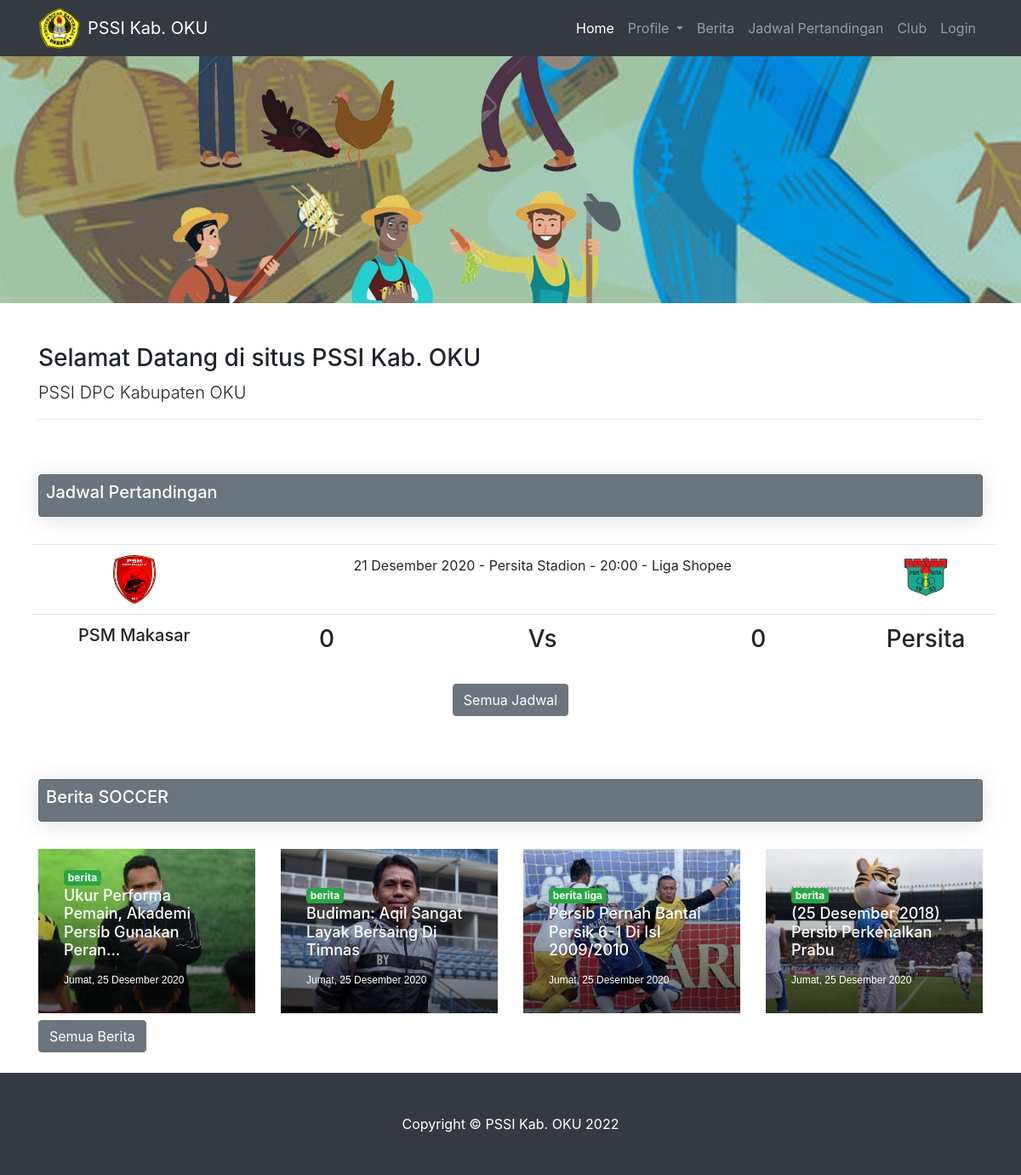
The page / on the database its author committed.
### tables this page shows
CREATE TABLE `pengaturan` (
  `id_pengaturan` tinyint(1) NOT NULL COMMENT 'id',
  `nama_situs` varchar(75) NOT NULL COMMENT 'nama situs',
  `nama_aplikasi` varchar(75) NOT NULL COMMENT 'nama aplikasi',
  `nama_pengelola` varchar(75) NOT NULL COMMENT 'nama admin situs',
  `deskripsi_situs` text NOT NULL,
  `alamat_situs` text NOT NULL COMMENT 'alamat rumah situs',
  `status_situs` enum('Open','Maintenance') NOT NULL COMMENT 'buka tutup situs',
  `logo` varchar(25) NOT NULL COMMENT 'logo situs/aplikasi',
  `favicon` varchar(25) NOT NULL COMMENT 'icon situs'
);

CREATE TABLE `menu` (
  `id_menu` int(5) NOT NULL COMMENT 'id menu',
  `nama_menu` varchar(30) NOT NULL COMMENT 'nama menu',
  `kategori_menu` enum('single_menu','dropdown_menu','sub_menu') NOT NULL COMMENT 'kategori',
  `link_menu` varchar(100) NOT NULL COMMENT 'link menu',
  `urut` int(2) NOT NULL COMMENT 'urut',
  `parent` int(2) NOT NULL DEFAULT 0 COMMENT 'sub menu parent'
);

CREATE TABLE `profile_club` (
  `id_club` int(5) NOT NULL COMMENT 'id club',
  `nama_club` varchar(50) NOT NULL COMMENT 'nama club',
  `alamat_club` text NOT NULL COMMENT 'alamat club',
  `kontak_club` varchar(13) NOT NULL COMMENT 'kontak club',
  `logo_club` varchar(25) NOT NULL COMMENT 'logo club'
);

CREATE TABLE `jadwal_liga` (
  `id_jadwal` int(13) NOT NULL COMMENT 'id jadwal dan skor liga',
  `id_liga` int(13) NOT NULL COMMENT 'id liga',
  `minggu_ke` tinyint(4) NOT NULL COMMENT 'minggu tanding',
  `hari` enum('Senin','Selasa','Rabu','Kamis','Jumat','Sabtu','Minggu') NOT NULL,
  `tanggal` varchar(10) NOT NULL COMMENT 'tanggal pertandingan',
  `jam` varchar(5) NOT NULL COMMENT 'jam mulai',
  `tim_tuan_rumah` tinyint(4) NOT NULL COMMENT 'tuan rumah',
  `tim_tamu` tinyint(4) NOT NULL COMMENT 'tim tamu',
  `skor_tuan_rumah` tinyint(3) NOT NULL DEFAULT 0 COMMENT 'skor tuan rumah',
  `skor_tim_tamu` tinyint(3) NOT NULL DEFAULT 0 COMMENT 'skor tamu',
  `tempat` varchar(64) NOT NULL
);

CREATE TABLE `liga` (
  `id_liga` int(13) NOT NULL COMMENT 'id liga ',
  `nama_liga` varchar(64) NOT NULL COMMENT 'nama liga sepak bola',
  `tahun_penyelenggaraan` year(4) NOT NULL,
  `nama_penyelenggara` varchar(64) NOT NULL COMMENT 'penyelenggara liga',
  `jumlah_tim` tinyint(4) NOT NULL COMMENT 'jumlah tim peserta',
  `sistem_pertandingan` enum('Sistem Setengah Kompetisi','Sistem Kompetisi Penuh','Sistem Gugur Tunggal','Sistem Gugur Rangkap','Sistem Consulation','Sistem Kombinasi') NOT NULL COMMENT 'sistem pertandingan',
  `logo_liga` varchar(50) DEFAULT NULL COMMENT 'logo'
);

CREATE TABLE `berita` (
  `id_berita` int(13) NOT NULL COMMENT 'id berita',
  `judul_berita` varchar(100) NOT NULL COMMENT 'judul berita',
  `isi_berita` text NOT NULL COMMENT 'isi berita',
  `kategori_berita` varchar(50) NOT NULL COMMENT 'kategori/label',
  `status_berita` enum('Diterbitkan','Draft') NOT NULL COMMENT 'status berita',
  `penulis_berita` varchar(30) NOT NULL COMMENT 'penulis',
  `gambar_berita` varchar(255) NOT NULL COMMENT 'gambar',
  `tanggal_berita` varchar(25) DEFAULT NULL COMMENT 'tanggal berita',
  `tanggal_berita_update` timestamp NOT NULL DEFAULT current_timestamp() ON UPDATE current_timestamp()
);

### index.php (called while the page is built, shortened)
<?php
require_once 'config/database.php';
require_once 'app/core/class.input.php';
require_once 'app/core/class.public.query.php';
require_once 'app/core/class.settings.php';
require_once 'app/core/class.web.php';
require_once 'app/html/main.web.php';
require_once 'app/html/public.theme.php';
$theme = new publicTheme;
$web = new main_Web;
$theme->head();
$theme->css();
$theme->body();
$web->home();
$web->jadwal_beranda();
$web->berita_beranda();
$theme->footer();
?>

### app/core/class.settings.php (called while the page is built, shortened)
<?php
class settings extends smpl
{
	public function siteInfo()
	{
		$sql ="SELECT * FROM pengaturan WHERE id_pengaturan=1";
		$perintah = $this->query($sql);
		return $perintah;
	}
	public function loadInfo()
	{
		$this->info=$this->siteInfo();
		$this->infosite=$this->info->fetch_array();
		return $this->infosite;
	}
	public function showMenu()
	{
		$sql="SELECT * FROM menu WHERE kategori_menu='single_menu' OR kategori_menu='dropdown_menu' ORDER by urut asc";
		$perintah=$this->query($sql);
		return $perintah;
	}
}
?>

### config/database.php (called while the page is built, shortened)
<?php
class Database
{
	private $host="localhost";
	private $username="root";
	private $pass="";
	private $db="pssi";
	public function __construct()
	{
		$this->koneksi = new mysqli($this->host, $this->username, $this->pass, $this->db);
		return $this->koneksi;
	}
}
?>

### app/core/class.public.query.php (called while the page is built, shortened)
<?php
class smpl extends dataInput
{
	public function query($data)
	{
		$prth = $this->koneksi->query($data);
		return $prth;
	}
}
?>

### app/core/class.web.php (called while the page is built, shortened)
<?php
class web extends settings
{
	public function showBerita_beranda()
	{
		$sql="SELECT * FROM berita WHERE status_berita='Diterbitkan' ORDER by id_berita desc LIMIT 4";
		$perintah=$this->query($sql);
		if(!empty($perintah)) return $perintah;
	}
	public function jadwalPertandingan_beranda()
	{
		$sql="SELECT * FROM jadwal_liga ORDER BY id_jadwal desc LIMIT 1";
		$stmt=$this->query($sql);
		if(!empty($stmt)) return $stmt;
	}
	public function namaClub($data)
	{
		if(!empty($data)):
			$sql="SELECT id_club, nama_club FROM profile_club WHERE id_club='$data'";
			$perintah=$this->query($sql);
			$this->nameClub=$perintah->fetch_array();
			$this->club=$this->nameClub['nama_club'];
			return $this->club;
			return $this->nameClub->free_result();
		endif;
	}
	public function selectLogo($data)
	{
		if(!empty($data)):
			$sql="SELECT logo_club FROM profile_club WHERE id_club='$data'";
			$perintah=$this->query($sql);
			$this->logoclub=$perintah->fetch_array();
			$this->tmplogo=$this->logoclub['logo_club'];
			return $this->tmplogo;
			return $this->logoclub->free_result();
		endif;
	}
	public function namaLiga($data)
	{
		if(!empty($data)):
			$sql="SELECT nama_liga FROM liga WHERE id_liga='$data'";
			$perintah=$this->query($sql);
			$this->namaliga=$perintah->fetch_array();
			$this->dataliga=$this->namaliga['nama_liga'];
			return $this->dataliga;
		endif;
	}
}
?>

### app/html/main.web.php (the view, shortened to what this page needs)
<?php
class main_Web extends web
{
	public function home()
	{
		$this->loadInfo();
		echo '
	      <header class="py-5 bg-image-full bg-image-height" style="background-image: url(http://'.$_SERVER['SERVER_NAME'].'/soccer/content/web/cover.jpg);">
	      </header>
	      	<section class="py-5">
	          <div class="container">
	            <h3>Selamat Datang di situs '.$this->infosite['nama_situs'].'</h3>
	            <p class="lead">'.$this->infosite['deskripsi_situs'].'</p><hr>
	          </div>
	        </section>
    	';
	}
	public function berita_beranda()
	{
		echo
		'
		<div class="container related mb-4" style="margin-top:50px;">
				<nav aria-label="breadcrumb">
				  <div class="card shadow bg-secondary p-2 mb-4 shadow font-weight-bold text-white">
				  		<h5>Berita SOCCER </h5>
				  </div>
				</nav>
			<div class="row">
			';
	           		 $main_berita=$this->showBerita_beranda();
	                  		while($row=$main_berita->fetch_array()):
	                  			echo'
	                  		<div class="col-md-3 col-sm-4 pt-2">
	                  			<div class="box-item">
					                <div class="box-post">
					                    <span class="badge badge-success">
					                        <a href="#" rel="tag">'.$row['kategori_berita'].'</a>
					                    </span>
					                    <h4 class="post-title">
					                    ';
					                    if(strlen($row['judul_berita'])>50){
					                        echo'<a href="berita?id_berita='.$row['id_berita'].'">
					                             '.substr($row['judul_berita'],0,50).'...
					                        </a>';
					                    }else{
					                    	echo'<a href="berita?id_berita='.$row['id_berita'].'">
					                             '.substr($row['judul_berita'],0,50).'
					                        </a>';
					                    }
					                    echo'
					                    </h4>
					                    <span class="meta">
					                        <span><i class="glyphicon glyphicon-time"></i> '.$row['tanggal_berita'].'</span>
					                    </span>
					                </div>
					               	<img src="content/berita/'.$row['gambar_berita'].'"
                					class="img-fluid">
					            </div>
					        </div>';
	                  		endwhile;
	        echo'
	        	<div class="col">
	               <a href="semua_berita" class="btn btn-secondary btn-md mt-2"> Semua Berita</a>
	            </div>
	        </div>
	    </div>
	    ';
	}
	public function jadwal_beranda()
	{
		$data = $this->jadwalPertandingan_beranda();
		if($data->num_rows>0):
			$liga = $data->fetch_array();
			$bln_main=$this->tanggalMain($liga['tanggal']);
			echo'
				<div class="container jadwal mb-4">
					<nav aria-label="breadcrumb">
					  <div class="card shadow bg-secondary p-2 mb-4 shadow font-weight-bold text-white">
					  		<h5>Jadwal Pertandingan </h5>
					  </div>
					</nav>
					<div class="row text-center">
							<div class="table-responsive">
								<table class="table table-borderless m-2">
									<tbody>
											<tr>
												<td>'.$this->getDirImage2('content/foto/club/',$this->selectLogo($liga['tim_tuan_rumah'])).'</td>
												<td colspan="3">'.$bln_main[0], ' '.$this->bulan($bln_main[1]).' '.$bln_main[2].' - '.$liga['tempat'].' - '.$liga['jam'].' - '.$this->namaLiga($liga['id_liga']).'</td>
												<td>'.$this->getDirImage2('content/foto/club/',$this->selectLogo($liga['tim_tamu'])).'</td>
											</tr>
											<tr>
												<td><h5>'.$this->namaClub($liga['tim_tuan_rumah']).'</h5></td>
												<td><h3>'.$liga['skor_tuan_rumah'].'</h3></td>
												<td><h3>Vs</h3> </td>
												<td><h3>'.$liga['skor_tim_tamu'].'</h3></td>
												<td><h3>'.$this->namaClub($liga['tim_tamu']).'</h3></td>
											</tr>
									</tbody>
								</table>
							</div>
						<div class="col">
			               <a href="jadwal" class="btn btn-secondary btn-md mt-2"> Semua Jadwal</a>
			            </div>
					</div>
				</div>
			';
		endif;
	}
}

### app/html/public.theme.php (shortened to what this page needs)
<?php
class publicTheme extends settings
{
  public function head(){
  	$this->loadInfo();
    echo'
      <!DOCTYPE html>
      <html lang="en">
      <head>
        <meta charset="utf-8">
        <meta http-equiv="X-UA-Compatible" content="IE=edge">
        <meta name="viewport" content="width=device-width, initial-scale=1, shrink-to-fit=no">
        <meta name="description" content="'.$this->infosite['deskripsi_situs'].'">
        <meta name="author" content="'.$this->infosite['nama_pengelola'].'">
        <link rel="icon" href="content/web/'.$this->infosite['favicon'].'">
        <title>'.$this->infosite['nama_situs'].'</title>
    ';
  }
  public function css(){
  	echo '
      <link href="assets/templates/vendor/fontawesome-free/css/all.min.css" rel="stylesheet" type="text/css">
      <link href="https://fonts.googleapis.com/css?family=Nunito:200,200i,300,300i,400,400i,600,600i,700,700i,800,800i,900,900i" rel="stylesheet">
     <link href="assets/templates/vendor/bootstrap/css/bootstrap.min.css" rel="stylesheet">
     <link href="assets/templates/css/costum.css" rel="stylesheet">
     <!-- Please Dont Remove :(
        |----------------------------------------|
        | Author                                 |
        | name        : ahmadza                  |
        | mail        : myroot593@gmail.com      |
        | blog        : root93.co.id             |
        |----------------------------------------|
      -->
      </head>
    ';
  }
  public function body(){
  	echo'
  	<body class="d-flex flex-column min-vh-100">
      <nav class="navbar navbar-expand-lg navbar-dark bg-dark fixed-top">
        <div class="container">
          <a class="logo navbar-btn pull-left" href="home" title="Home">
            '.$this->getDirImage2('content/web/',$this->infosite['logo']).' </a>
          <a class="navbar-brand" href="home">'.$this->infosite['nama_situs'].'</a>
          <button class="navbar-toggler" type="button" data-toggle="collapse" data-target="#navbarResponsive" aria-controls="navbarResponsive" aria-expanded="false" aria-label="Toggle navigation">
            <span class="navbar-toggler-icon"></span>
          </button>
          <div class="collapse navbar-collapse" id="navbarResponsive">
            <ul class="navbar-nav ml-auto">
              <li class="nav-item active">
                <a class="nav-link" href="home">Home
                  <span class="sr-only">(current)</span>
                </a>
              </li>
              ';
                  $menu = $this->showMenu();
                  if($menu->num_rows>0){
                    while($rm=$menu->fetch_array()):
                      if($rm['kategori_menu']=='single_menu'):
                        echo
                        '
                        <li class="nav-item">
                          <a class="nav-link" href="'.$rm['link_menu'].'">'.$rm['nama_menu'].'</a>
                        </li>
                        ';
                      elseif($rm['kategori_menu']=='dropdown_menu'):
                        echo'
                            <li class="nav-item dropdown">
                              <a class="nav-link dropdown-toggle" href="#" id="navbarDropdownMenuLink" data-toggle="dropdown" aria-hashpopup="true" aria-expanded="false">
                                '.$rm['nama_menu'].'
                              </a>
                              <div class="dropdown-menu" aria-labelledby="navbarDropdownMenuLink">
                            ';
                          echo'</div></li>';
                      endif;
                    endwhile;
                  }
              echo'
            </ul>
          </div>
        </div>
      </nav>
  	';
  }
  public function footer(){
    echo '
      <footer class="py-5 bg-dark">
        <div class="container">
          <p class="m-0 text-center text-white">Copyright &copy; '.$this->infosite['nama_situs'].' '.date('Y').'</p>
        </div>
      </footer>
      <script src="assets/templates/vendor/jquery/jquery.min.js"></script>
      <script src="assets/templates/vendor/bootstrap/js/bootstrap.bundle.min.js"></script>
       <script src="modal.js"></script>
     </body>
     </html>
    ';
  }
}
?>

### app/core/class.input.php (shortened to what this page needs)
<?php
class dataInput extends Database
{
	public function getDirImage2($path,$data)
	{
		return '
		<img class="img-fluid" height="80px" width="50px" src="'.$path.''.$data.'" alt="image" />
		';
	}
	public function bulan($data)
	{
		switch($data){
			case'12':$data="Desember";return $data;
		}
	}
	public function tanggalMain($data)
	{
		$ht = explode("-", $data);
		return $ht;
	}
}
?>

### assets/templates/css/costum.css (style rules this page uses)
.navbar-brand { padding-left: 8px; }
.bg-image-full { background: no-repeat center center scroll; -webkit-background-size: cover; -moz-background-size: cover; background-size: cover; -o-background-size: cover; }
.box-item { float: left; opacity: 1; overflow: hidden; position: relative; }
.box-item img { width: 100%; }
.box-item a,span { color:#FFF; }
.box-item .box-post span.meta { font-family: sans-serif; font-size: 12px; color: #fff; margin-top: 15px; display: block; }
.box-item .box-post span.meta span { margin-right: 15px; }
.box-item .box-post { position: absolute; left: 0; bottom: 0; width: 100%; background: linear-gradient(to top, rgba(0, 0, 0, 0.6) 0%, rgba(0, 0, 0, 0) 100%); padding: 30px; -webkit-box-sizing: border-box; -moz-box-sizing: border-box; box-sizing: border-box; }
.shadow { box-shadow: 0 .15rem 1.75rem 0 rgba(58,59,69,.15) !important; }
@media (min-width: 992px) { body { padding-top: 56px; } }
@media (min-width: 992px) { .bg-image-height { height: 300px; } }
@media (min-width: 1140px) { .related h4 { font-size: 18px; } }

### rows shown on the page
pengaturan: logo (picture), nama_situs "PSSI Kab. OKU", deskripsi_situs "PSSI DPC Kabupaten OKU"
menu: nama_menu "Profile"
menu: nama_menu "Berita"
menu: nama_menu "Jadwal Pertandingan"
menu: nama_menu "Club"
menu: nama_menu "Login"
profile_club: logo_club (picture)
jadwal_liga: tanggal "21", tanggal "Desember", tanggal "2020", tempat "Persita Stadion", jam "20:00", id_liga.nama_liga "Liga Shopee", tim_tuan_rumah.nama_club "PSM Makasar", skor_tuan_rumah "0", skor_tim_tamu "0", tim_tamu.nama_club "Persita"
profile_club: logo_club (picture)
berita: kategori_berita "berita", judul_berita "Ukur Performa Pemain, Akademi Persib Gunakan Peran", tanggal_berita "Jumat, 25 Desember 2020", gambar_berita (picture)
berita: kategori_berita "berita", judul_berita "Budiman: Aqil Sangat Layak Bersaing Di Timnas", tanggal_berita "Jumat, 25 Desember 2020", gambar_berita (picture)
berita: kategori_berita "berita liga", judul_berita "Persib Pernah Bantai Persik 6-1 Di Isl 2009/2010", tanggal_berita "Jumat, 25 Desember 2020", gambar_berita (picture)
berita: kategori_berita "berita", judul_berita "(25 Desember 2018) Persib Perkenalkan Prabu", tanggal_berita "Jumat, 25 Desember 2020", gambar_berita (picture)
